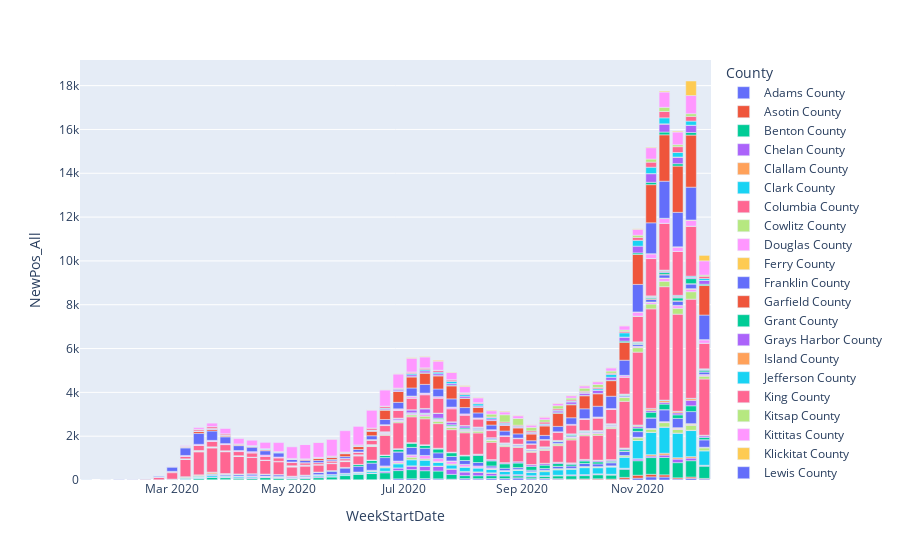

Source (notebook cell):
### Code cell
# df_covid = px.data.covid()
fig = px.bar(covid, x='WeekStartDate', y="NewPos_All",color="County")
fig.show()
